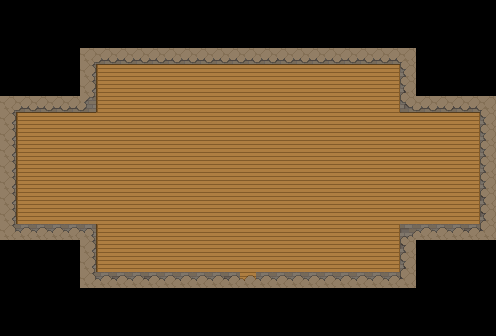

This is a level from a 2D game, rendered from its Tiled map with the project's own tilesets. A one-line summary and the map file follow, with tile-layer data summarised:
An orthogonal 31x21 tile map with 16x16 px tiles, 2 tile layers (Ground0, Ground1), 2 hidden layers not drawn, 5 tilesets and 20 objects.

<map version="1.10" tiledversion="1.11.0" orientation="orthogonal" renderorder="right-down" width="31" height="21" tilewidth="16" tileheight="16" infinite="0" nextlayerid="11" nextobjectid="72">
 <properties>
  <property name="IsInside" type="bool" value="true" />
 </properties>
 <tileset firstgid="1" source="../../Tilesets/Cave_Tiles.tsx" />
 <tileset firstgid="290" source="../../Tilesets/Floors_Tiles.tsx" />
 <tileset firstgid="915" source="../../Tilesets/Water_tiles.tsx" />
 <tileset firstgid="1540" source="../../Tilesets/Building_Atlas.tsx" />
 <tileset firstgid="1552" source="../../Tilesets/Furniture_Atlas.tsx" />
 <layer id="2" name="Ground0" width="31" height="21">
  <data>[651 cells, 405 non-empty, 23 distinct tile ids]</data>
 </layer>
 <layer id="1" name="Ground1" width="31" height="21">
  <data>[651 cells, 125 non-empty, 13 distinct tile ids]</data>
 </layer>
 <layer id="4" name="GroundDecoration0" width="31" height="21" visible="0">
  <data>[651 cells, 0 non-empty, 0 distinct tile ids]</data>
 </layer>
 <layer id="8" name="GroundDecoration1" width="31" height="21" visible="0">
  <data>[651 cells, 0 non-empty, 0 distinct tile ids]</data>
 </layer>
 <objectgroup id="7" name="Objects">
  <object id="28" x="248.42" y="264.75">
   <properties>
    <property name="Type" value="spawnPoint" />
   </properties>
   <point />
  </object>
  <object id="32" x="235.75" y="286.227" width="24.5455" height="4.18182">
   <properties>
    <property name="Type" value="tilemapChanger" />
   </properties>
  </object>
  <object id="33" gid="1577" x="38" y="183.333" width="32" height="32">
   <properties>
    <property name="Type" value="simpleObject" />
   </properties>
  </object>
  <object id="34" gid="1575" x="351" y="238" width="32" height="16">
   <properties>
    <property name="Type" value="simpleObject" />
   </properties>
  </object>
  <object id="71" x="373.696" y="216.653">
   <properties>
    <property name="NpcId" value="character;rs_artisGuard" />
    <property name="Type" value="npc" />
   </properties>
   <point />
  </object>
 </objectgroup>
 <objectgroup id="10" name="Collisions">
  <object id="45" x="480" y="112" width="16" height="112" />
  <object id="51" x="400" y="96" width="80" height="16" />
  <object id="52" x="400" y="64" width="16" height="32" />
  <object id="53" x="96" y="48" width="304" height="16" />
  <object id="57" x="16" y="96" width="80" height="16" />
  <object id="58" x="80" y="64" width="16" height="32" />
  <object id="59" x="0" y="112" width="16" height="112" />
  <object id="60" x="16" y="224" width="80" height="16" />
  <object id="61" x="400" y="224" width="80" height="16" />
  <object id="62" x="400" y="240" width="16" height="32" />
  <object id="63" x="80" y="240" width="16" height="32" />
  <object id="65" gid="1573" x="336" y="208" width="32" height="48">
   <properties>
    <property name="Type" value="simpleObject" />
   </properties>
  </object>
  <object id="68" x="96" y="272" width="144" height="16" />
  <object id="69" x="256" y="272" width="144" height="16" />
  <object id="70" x="240" y="288" width="16" height="16" />
 </objectgroup>
</map>
